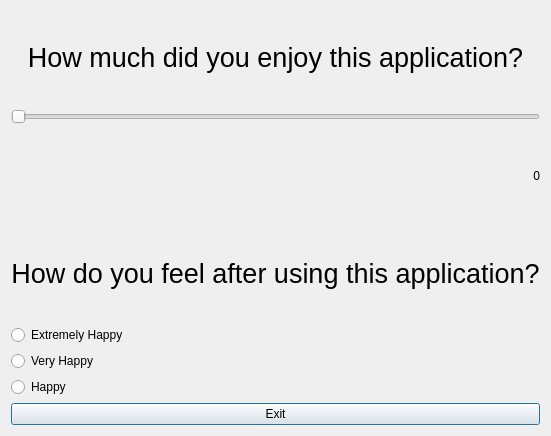
<?xml version="1.0" encoding="UTF-8"?>
<ui version="4.0">
 <class>Review</class>
 <widget class="QDialog" name="Review">
  <property name="geometry">
   <rect>
    <x>0</x>
    <y>0</y>
    <width>547</width>
    <height>436</height>
   </rect>
  </property>
  <property name="windowTitle">
   <string>Dialog</string>
  </property>
  <layout class="QVBoxLayout" name="verticalLayout">
   <item>
    <widget class="QLabel" name="label">
     <property name="font">
      <font>
       <pointsize>20</pointsize>
      </font>
     </property>
     <property name="text">
      <string>How much did you enjoy this application?</string>
     </property>
     <property name="alignment">
      <set>Qt::AlignCenter</set>
     </property>
    </widget>
   </item>
   <item>
    <widget class="QSlider" name="slide">
     <property name="orientation">
      <enum>Qt::Horizontal</enum>
     </property>
    </widget>
   </item>
   <item>
    <widget class="QLabel" name="changenum">
     <property name="text">
      <string>0</string>
     </property>
     <property name="alignment">
      <set>Qt::AlignRight|Qt::AlignTrailing|Qt::AlignVCenter</set>
     </property>
    </widget>
   </item>
   <item>
    <widget class="QLabel" name="feelLabel">
     <property name="font">
      <font>
       <pointsize>20</pointsize>
      </font>
     </property>
     <property name="text">
      <string>How do you feel after using this application?</string>
     </property>
     <property name="alignment">
      <set>Qt::AlignCenter</set>
     </property>
    </widget>
   </item>
   <item>
    <layout class="QGridLayout" name="gridLayout">
     <item row="0" column="0">
      <widget class="QRadioButton" name="radioButton_3">
       <property name="text">
        <string>Extremely Happy</string>
       </property>
      </widget>
     </item>
     <item row="2" column="0">
      <widget class="QRadioButton" name="radioButton_2">
       <property name="text">
        <string>Very Happy</string>
       </property>
      </widget>
     </item>
     <item row="3" column="0">
      <widget class="QRadioButton" name="radioButton">
       <property name="text">
        <string>Happy</string>
       </property>
      </widget>
     </item>
    </layout>
   </item>
   <item>
    <widget class="QPushButton" name="pushButton">
     <property name="text">
      <string>Exit</string>
     </property>
    </widget>
   </item>
  </layout>
 </widget>
 <resources/>
 <connections>
  <connection>
   <sender>pushButton</sender>
   <signal>clicked()</signal>
   <receiver>Review</receiver>
   <slot>close()</slot>
   <hints>
    <hint type="sourcelabel">
     <x>513</x>
     <y>409</y>
    </hint>
    <hint type="destinationlabel">
     <x>301</x>
     <y>190</y>
    </hint>
   </hints>
  </connection>
 </connections>
</ui>
